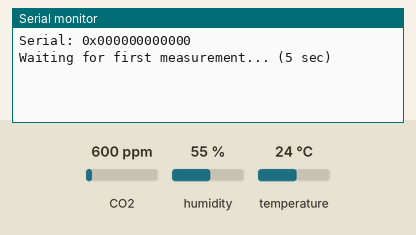
The sketch below on a simulated ESP32-S3. On the bench: the last lines printed to the serial monitor. The test bench sets the inputs (shaded band); at power-on: CO2 600 ppm, humidity 55 %, temperature 24 °C.

Above: at 1.3 s.
1.4 s: CO2 set to 452 ppm
At 6.1 s:
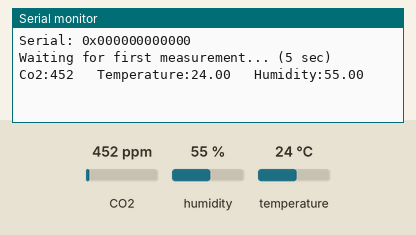
11.6 s: humidity set to 22 %
At 16.2 s:
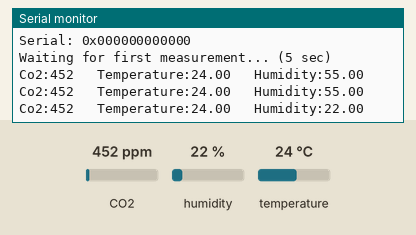
19.1 s: temperature set to 12 °C
At 21.2 s:
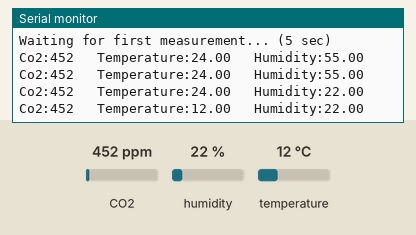

Measured:
- after the input at 1.4 s, the serial monitor: prints a new line after 3.7 s (image 1)
- after the input at 11.6 s, the serial monitor: prints a new line after 3.5 s (image 2)
- after the input at 19.1 s, the serial monitor: prints a new line after 1.0 s (image 3)

The sketch:

test_SCD4X_esp32.ino
```cpp
/* Sensirion SCD4x test with LaskaKit DEVkits
 * example from GxEPD2 library is used
 *
 * Board:   LaskaKit ESP32-DEVKit       https://www.laskakit.cz/laskakit-esp32-devkit/
 *          or LaskaKit ESP32-S3-DEVKit https://www.laskakit.cz/laskakit-esp32-s3-devkit
 * Sensor:  LaskaKit SCD41 Sensor CO2   https://www.laskakit.cz/laskakit-scd41-senzor-co2--teploty-a-vlhkosti-vzduchu/
 *
 * Email:podpora@laskakit.cz
 * Web:laskakit.cz
 */

// Display Library example for SPI e-paper panels from Dalian Good Display.
// Requires Adafruit_GFX and https://github.com/ZinggJM/GxEPD2 Author: Jean-Marc Zingg
// Display Library based on Demo Example from Good Display: http://www.e-paper-display.com/download_list/downloadcategoryid=34&isMode=false.html
#include <SensirionI2CScd4x.h>
#include <Wire.h>

// SPI uSUP LaskaKit ESP32-DEVKit
#define SCL     22
#define SDA     21
#define POWER   2

// SPI uSUP LaskaKit ESP32-S3-DEVKit
//#define SCL     2
//#define SDA     42
//#define POWER   47

SensirionI2CScd4x scd4x;

void printUint16Hex(uint16_t value) {
    Serial.print(value < 4096 ? "0" : "");
    Serial.print(value < 256 ? "0" : "");
    Serial.print(value < 16 ? "0" : "");
    Serial.print(value, HEX);
}

void printSerialNumber(uint16_t serial0, uint16_t serial1, uint16_t serial2) {
    Serial.print("Serial: 0x");
    printUint16Hex(serial0);
    printUint16Hex(serial1);
    printUint16Hex(serial2);
    Serial.println();
}

void setup() {

    Serial.begin(115200);
    while (!Serial) {
        delay(100);
    }

    pinMode(POWER, OUTPUT);    // Set uSUP connector power transistor as output
    digitalWrite(POWER, HIGH); // Turn power ON uSUP connector
    delay(100);

    Wire.begin(SDA, SCL);

    uint16_t error;
    char errorMessage[256];

    scd4x.begin(Wire);

    // stop potentially previously started measurement
    error = scd4x.stopPeriodicMeasurement();
    if (error) {
        Serial.print("Error trying to execute stopPeriodicMeasurement(): ");
        errorToString(error, errorMessage, 256);
        Serial.println(errorMessage);
    }

    uint16_t serial0;
    uint16_t serial1;
    uint16_t serial2;
    error = scd4x.getSerialNumber(serial0, serial1, serial2);
    if (error) {
        Serial.print("Error trying to execute getSerialNumber(): ");
        errorToString(error, errorMessage, 256);
        Serial.println(errorMessage);
    } else {
        printSerialNumber(serial0, serial1, serial2);
    }

    // Start Measurement
    error = scd4x.startPeriodicMeasurement();
    if (error) {
        Serial.print("Error trying to execute startPeriodicMeasurement(): ");
        errorToString(error, errorMessage, 256);
        Serial.println(errorMessage);
    }

    Serial.println("Waiting for first measurement... (5 sec)");
}

void loop() {
    uint16_t error;
    char errorMessage[256];

    delay(5000);

    // Read Measurement
    uint16_t co2;
    float temperature;
    float humidity;
    error = scd4x.readMeasurement(co2, temperature, humidity);
    if (error) {
        Serial.print("Error trying to execute readMeasurement(): ");
        errorToString(error, errorMessage, 256);
        Serial.println(errorMessage);
    }/* else if (co2 == 0) {
        Serial.println("Invalid sample detected, skipping.");
    } */else {
        Serial.print("Co2:");
        Serial.print(co2);
        Serial.print("\t");
        Serial.print(" Temperature:");
        Serial.print(temperature);
        Serial.print("\t");
        Serial.print(" Humidity:");
        Serial.println(humidity);
    }
}
```
